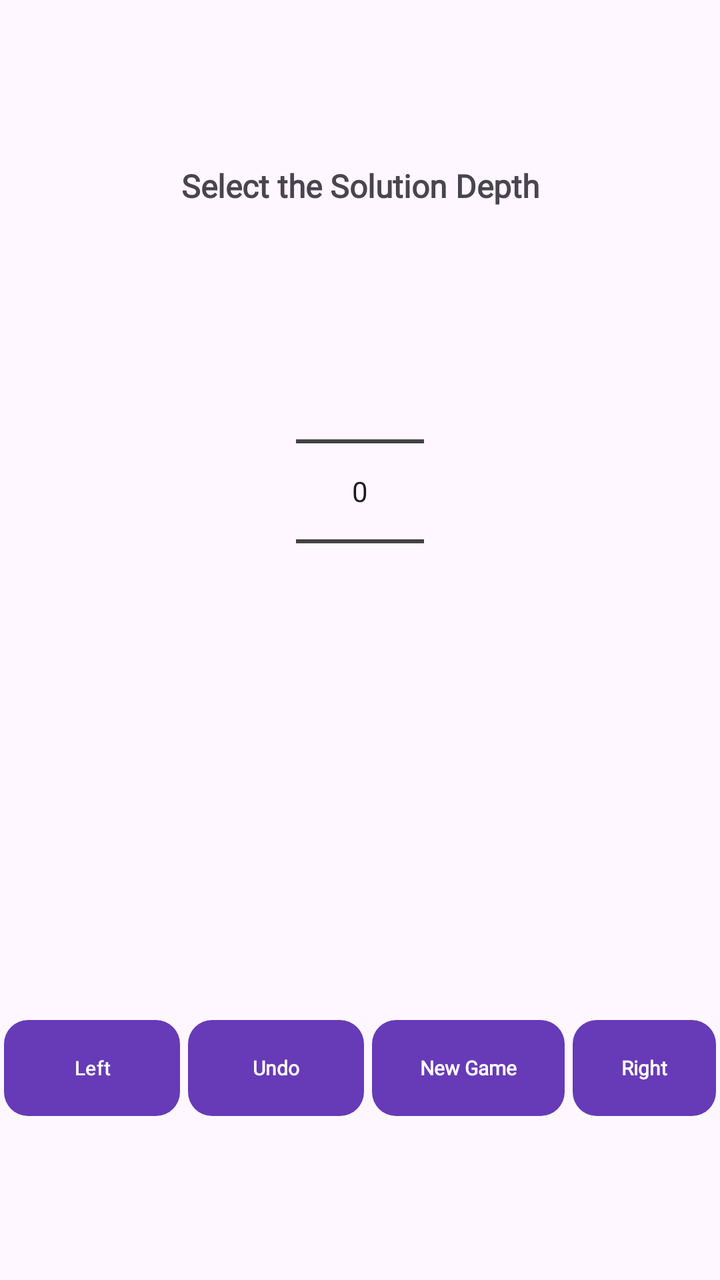
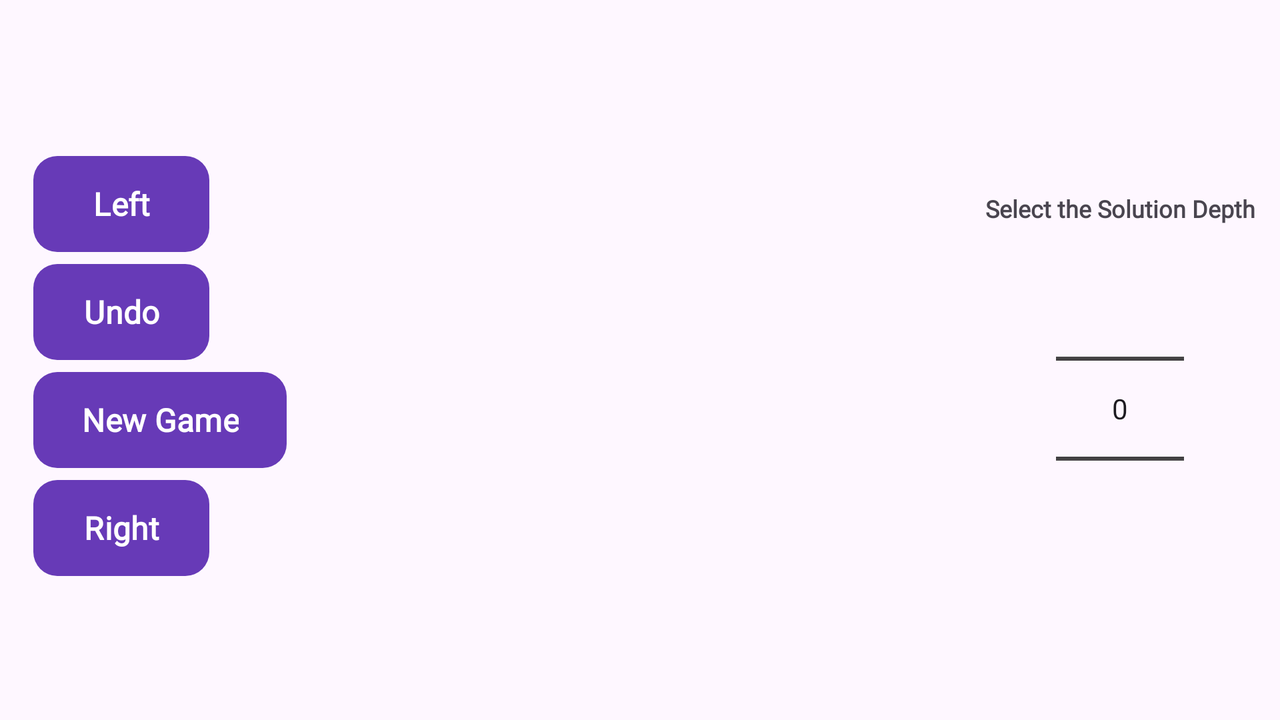

Two renders of one Android screen. The first uses the default layout on a phone; the second uses the alternative layout the repository ships for a different screen configuration, on a matching device. The two XML files are below.
<!-- AndroidManifest.xml: application theme Theme.Hw3McHenry -->
<!-- res/layout/content_main.xml -->
<?xml version="1.0" encoding="utf-8"?>
<androidx.constraintlayout.widget.ConstraintLayout xmlns:android="http://schemas.android.com/apk/res/android"
    xmlns:app="http://schemas.android.com/apk/res-auto"
    android:layout_width="match_parent"
    android:layout_height="match_parent"
    app:layout_behavior="@string/appbar_scrolling_view_behavior">

    <TextView
        android:id="@+id/mainNumberPickerText"
        android:layout_width="wrap_content"
        android:layout_height="wrap_content"
        android:layout_marginVertical="@dimen/linear_layout_margin_vertical"
        android:text="@string/numberPickerText"
        android:textSize="@dimen/number_picker_header_text_size"
        android:textStyle="bold"
        android:fontFamily="@font/monstserrat"
        app:layout_constraintTop_toTopOf="parent"
        app:layout_constraintLeft_toLeftOf="parent"
        app:layout_constraintRight_toRightOf="parent"
        app:layout_constraintBottom_toTopOf="@id/mainNumberPicker"/>

    <NumberPicker
        android:id="@+id/mainNumberPicker"
        android:layout_width="wrap_content"
        android:layout_height="@dimen/number_picker_height"
        android:layout_gravity="center"
        android:orientation="vertical"
        app:layout_constraintTop_toBottomOf="@id/mainNumberPickerText"
        app:layout_constraintRight_toRightOf="parent"
        app:layout_constraintLeft_toLeftOf="parent"
        app:layout_constraintBottom_toTopOf="@id/mainGridLayout"/>

    <GridLayout
        android:id="@+id/mainGridLayout"
        android:layout_width="wrap_content"
        android:layout_height="wrap_content"
        android:layout_marginVertical="@dimen/grid_layout_margin_vertical"
        app:layout_constraintVertical_chainStyle="packed"
        app:layout_constraintTop_toBottomOf="@id/mainNumberPicker"
        app:layout_constraintBottom_toTopOf="@id/mainLinearLayout"
        app:layout_constraintLeft_toLeftOf="parent"
        app:layout_constraintRight_toRightOf="parent" />

    <LinearLayout
        android:id="@+id/mainLinearLayout"
        android:orientation="horizontal"
        android:layout_width="wrap_content"
        android:layout_height="wrap_content"
        android:layout_marginVertical="@dimen/linear_layout_margin_vertical"
        app:layout_constraintTop_toBottomOf="@id/mainGridLayout"
        app:layout_constraintBottom_toBottomOf="parent"
        app:layout_constraintLeft_toLeftOf="parent"
        app:layout_constraintRight_toRightOf="parent">

        <Button
            android:id="@+id/mainLeftButton"
            android:layout_width="wrap_content"
            android:layout_height="wrap_content"
            android:layout_marginHorizontal="@dimen/linear_layout_margin_horizontal"
            android:contentDescription="@string/leftButtonDescription"
            app:backgroundTint="@color/bottom_button_color"
            android:background="@drawable/bottom_buttons_background"
            android:scaleType="centerInside"
            android:text="@string/leftButtonText"
            android:textSize="@dimen/bottom_button_text_size"
            android:textColor="@color/white"
            android:tooltipText="@string/leftButtonDescription" />

        <Button
            android:id="@+id/mainUndoButton"
            android:layout_width="wrap_content"
            android:layout_height="wrap_content"
            android:layout_marginHorizontal="@dimen/linear_layout_margin_horizontal"
            android:text="@string/undoButtonText"
            android:textColor="@color/white"
            style="@style/BottomButtonStyle"
            app:backgroundTint="@color/bottom_button_color"
            android:background="@drawable/bottom_buttons_background"
            android:scaleType="centerInside"
            android:tooltipText="@string/undoButtonDescription"
            android:contentDescription="@string/undoButtonDescription" />

        <Button
            android:id="@+id/mainNewGameButton"
            android:layout_width="wrap_content"
            android:layout_height="wrap_content"
            android:layout_marginHorizontal="@dimen/linear_layout_margin_horizontal"
            android:text="@string/newGameButtonText"
            android:textColor="@color/white"
            style="@style/BottomButtonStyle"
            app:backgroundTint="@color/bottom_button_color"
            android:background="@drawable/bottom_buttons_background"
            android:scaleType="centerInside"
            android:tooltipText="@string/restartButtonDescription"
            android:contentDescription="@string/restartButtonDescription" />

        <Button
            android:id="@+id/mainRightButton"
            android:layout_width="wrap_content"
            android:layout_height="wrap_content"
            android:layout_marginHorizontal="@dimen/linear_layout_margin_horizontal"
            android:contentDescription="@string/rightButtonDescription"
            app:backgroundTint="@color/bottom_button_color"
            android:background="@drawable/bottom_buttons_background"
            android:scaleType="centerInside"
            android:text="@string/rightButtonText"
            android:textColor="@color/white"
            style="@style/BottomButtonStyle"
            android:tooltipText="@string/rightButtonDescription" />

    </LinearLayout>

</androidx.constraintlayout.widget.ConstraintLayout>
<!-- resources referenced by this layout -->
<resources>
  <color name="bottom_button_color">@color/toolbar_background</color>
  <color name="white">#FFFFFFFF</color>
  <dimen name="bottom_button_text_size">10sp</dimen>
  <dimen name="grid_layout_margin_vertical">24dp</dimen>
  <dimen name="linear_layout_margin_horizontal">2dp</dimen>
  <dimen name="linear_layout_margin_vertical">8dp</dimen>
  <dimen name="number_picker_header_text_size">16sp</dimen>
  <dimen name="number_picker_height">120dp</dimen>
  <!-- drawable bottom_buttons_background (drawable) -->
  <?xml version="1.0" encoding="utf-8"?>
  <ripple xmlns:android="http://schemas.android.com/apk/res/android"
      android:color="?attr/colorControlHighlight" >
  
      <item>
          <shape
              android:shape="rectangle" >
  
              <corners android:radius="@dimen/button_corner_radius" />
          </shape>/>
      </item>
  </ripple>
  <string name="leftButtonDescription">Rotate the subgrid counter-clockwise.</string>
  <string name="leftButtonText">Left</string>
  <string name="newGameButtonText">New Game</string>
  <string name="numberPickerText">Select the Solution Depth</string>
  <string name="restartButtonDescription">Start a new game with the selected solution depth.</string>
  <string name="rightButtonDescription">Rotate the subgrid clockwise.</string>
  <string name="rightButtonText">Right</string>
  <string name="undoButtonDescription">Undo the last move.</string>
  <string name="undoButtonText">Undo</string>
  <style name="BottomButtonStyle">
          <item name="android:textAppearance">@null</item>
          <item name="android:fontFamily">@font/monstserrat</item>
          <item name="android:textSize">@dimen/bottom_button_text_size</item>
          <item name="android:textStyle">bold</item>
      </style>
  <!-- from res/values-v23/ -->
  <style name="Theme.Hw3McHenry" parent="Base.Theme.Hw3McHenry">
          
          <item name="android:navigationBarColor">@android:color/transparent</item>
          <item name="android:statusBarColor">@android:color/transparent</item>
          <item name="android:windowLightStatusBar">?attr/isLightTheme</item>
      </style>
  <color name="toolbar_background">#673AB7</color>
  <dimen name="button_corner_radius">12dp</dimen>
  <style name="Base.Theme.Hw3McHenry" parent="Theme.Material3.DayNight.NoActionBar">
          <item name="android:colorPrimaryDark">@color/black</item>
          <item name="android:textColorSecondary">@color/black</item>
      </style>
  <color name="black">#FF000000</color>
</resources>
<!-- res/layout-land/content_main.xml (the repository's variant of the layout above) -->
<!-- drawn on the phone turned sideways -->
<?xml version="1.0" encoding="utf-8"?>
<androidx.constraintlayout.widget.ConstraintLayout
        xmlns:android="http://schemas.android.com/apk/res/android"
        xmlns:app="http://schemas.android.com/apk/res-auto"
        android:layout_width="match_parent"
        android:layout_height="match_parent" >

    <androidx.constraintlayout.widget.Guideline
            android:id="@+id/guideline_left"
            android:layout_width="wrap_content"
            android:layout_height="wrap_content"
            android:orientation="vertical"
            app:layout_constraintGuide_percent="0.25"/>

    <androidx.constraintlayout.widget.Guideline
            android:id="@+id/guideline_right"
            android:layout_width="wrap_content"
            android:layout_height="wrap_content"
            android:orientation="vertical"
            app:layout_constraintGuide_percent="0.75"/>

    <LinearLayout
        android:id="@+id/leftLinearLayout"
        android:orientation="vertical"
        android:layout_width="wrap_content"
        android:layout_height="wrap_content"
        android:layout_marginVertical="@dimen/linear_layout_margin_vertical"
        app:layout_constraintTop_toTopOf="parent"
        app:layout_constraintBottom_toBottomOf="parent"
        app:layout_constraintLeft_toLeftOf="parent"
        app:layout_constraintRight_toLeftOf="@id/guideline_left" >

        <Button
            android:id="@+id/mainLeftButton"
            android:layout_width="wrap_content"
            android:layout_height="wrap_content"
            android:contentDescription="@string/leftButtonDescription"
            android:background="@drawable/bottom_buttons_background"
            android:scaleType="centerInside"
            android:text="@string/leftButtonText"
            app:backgroundTint="@color/bottom_button_color"
            android:theme="@style/BottomButtonStyle"
            android:textColor="@color/white"
            android:tooltipText="@string/leftButtonDescription"
            android:layout_marginTop="@dimen/landscape_vertical_margin" />

        <Button
            android:id="@+id/mainUndoButton"
            android:layout_width="wrap_content"
            android:layout_height="wrap_content"
            android:text="@string/undoButtonText"
            app:backgroundTint="@color/bottom_button_color"
            android:theme="@style/BottomButtonStyle"
            android:textColor="@color/white"
            android:background="@drawable/bottom_buttons_background"
            android:scaleType="centerInside"
            android:tooltipText="@string/undoButtonDescription"
            android:contentDescription="@string/undoButtonDescription"
            android:layout_marginTop="@dimen/landscape_vertical_margin" />

        <Button
            android:id="@+id/mainNewGameButton"
            android:layout_width="wrap_content"
            android:layout_height="wrap_content"
            android:text="@string/newGameButtonText"
            app:backgroundTint="@color/bottom_button_color"
            android:theme="@style/BottomButtonStyle"
            android:textColor="@color/white"
            android:background="@drawable/bottom_buttons_background"
            android:scaleType="centerInside"
            android:tooltipText="@string/restartButtonDescription"
            android:contentDescription="@string/restartButtonDescription"
            android:layout_marginTop="@dimen/landscape_vertical_margin" />

        <Button
            android:id="@+id/mainRightButton"
            android:layout_width="wrap_content"
            android:layout_height="wrap_content"
            android:contentDescription="@string/rightButtonDescription"
            android:background="@drawable/bottom_buttons_background"
            android:scaleType="centerInside"
            android:text="@string/rightButtonText"
            app:backgroundTint="@color/bottom_button_color"
            android:theme="@style/BottomButtonStyle"
            android:textColor="@color/white"
            android:tooltipText="@string/rightButtonDescription"
            android:layout_marginTop="@dimen/landscape_vertical_margin" />

    </LinearLayout>

    
    <GridLayout
        android:id="@+id/mainGridLayout"
        android:layout_width="wrap_content"
        android:layout_height="wrap_content"
        app:layout_constraintVertical_chainStyle="packed"
        app:layout_constraintTop_toTopOf="parent"
        app:layout_constraintBottom_toBottomOf="parent"
        app:layout_constraintLeft_toRightOf="@id/guideline_left"
        app:layout_constraintRight_toLeftOf="@id/guideline_right"
        android:layout_marginTop="56dp" />

    <LinearLayout
        android:id="@+id/rightLinearLayout"
        android:orientation="vertical"
        android:layout_width="wrap_content"
        android:layout_height="wrap_content"
        android:layout_marginVertical="@dimen/linear_layout_margin_vertical"
        app:layout_constraintTop_toTopOf="parent"
        app:layout_constraintBottom_toBottomOf="parent"
        app:layout_constraintLeft_toRightOf="@id/guideline_right"
        app:layout_constraintRight_toRightOf="parent">

        <TextView
            android:id="@+id/mainNumberPickerText"
            android:layout_width="wrap_content"
            android:layout_height="wrap_content"
            android:layout_marginBottom="16dp"
            android:text="@string/numberPickerText"
            android:textSize="@dimen/number_picker_header_text_size"
            android:textStyle="bold"
            android:fontFamily="@font/monstserrat" />

        <NumberPicker
            android:id="@+id/mainNumberPicker"
            android:layout_width="wrap_content"
            android:layout_height="@dimen/number_picker_height"
            android:orientation="horizontal"
            android:layout_gravity="center"
            android:layout_marginTop="16dp" />

    </LinearLayout>
</androidx.constraintlayout.widget.ConstraintLayout>
<!-- resources referenced by the variant -->
<!-- as the phone turned sideways resolves them -->
<resources>
  <color name="bottom_button_color">@color/toolbar_background</color>
  <color name="white">#FFFFFFFF</color>
  <!-- from res/values-land/ -->
  <dimen name="landscape_vertical_margin">6dp</dimen>
  <!-- from res/values-land/ -->
  <dimen name="linear_layout_margin_vertical">8dp</dimen>
  <!-- from res/values-land/ -->
  <dimen name="number_picker_header_text_size">12sp</dimen>
  <!-- from res/values-land/ -->
  <dimen name="number_picker_height">120dp</dimen>
  <!-- drawable bottom_buttons_background (drawable) -->
  <?xml version="1.0" encoding="utf-8"?>
  <ripple xmlns:android="http://schemas.android.com/apk/res/android"
      android:color="?attr/colorControlHighlight" >
  
      <item>
          <shape
              android:shape="rectangle" >
  
              <corners android:radius="@dimen/button_corner_radius" />
          </shape>/>
      </item>
  </ripple>
  <string name="leftButtonDescription">Rotate the subgrid counter-clockwise.</string>
  <string name="leftButtonText">Left</string>
  <string name="newGameButtonText">New Game</string>
  <string name="numberPickerText">Select the Solution Depth</string>
  <string name="restartButtonDescription">Start a new game with the selected solution depth.</string>
  <string name="rightButtonDescription">Rotate the subgrid clockwise.</string>
  <string name="rightButtonText">Right</string>
  <string name="undoButtonDescription">Undo the last move.</string>
  <string name="undoButtonText">Undo</string>
  <style name="BottomButtonStyle">
          <item name="android:textAppearance">@null</item>
          <item name="android:fontFamily">@font/monstserrat</item>
          <item name="android:textSize">@dimen/bottom_button_text_size</item>
          <item name="android:textStyle">bold</item>
      </style>
  <!-- from res/values-v23/ -->
  <style name="Theme.Hw3McHenry" parent="Base.Theme.Hw3McHenry">
          
          <item name="android:navigationBarColor">@android:color/transparent</item>
          <item name="android:statusBarColor">@android:color/transparent</item>
          <item name="android:windowLightStatusBar">?attr/isLightTheme</item>
      </style>
  <color name="toolbar_background">#673AB7</color>
  <dimen name="button_corner_radius">12dp</dimen>
  <!-- from res/values-land/ -->
  <dimen name="bottom_button_text_size">16sp</dimen>
  <style name="Base.Theme.Hw3McHenry" parent="Theme.Material3.DayNight.NoActionBar">
          <item name="android:colorPrimaryDark">@color/black</item>
          <item name="android:textColorSecondary">@color/black</item>
      </style>
  <color name="black">#FF000000</color>
</resources>
